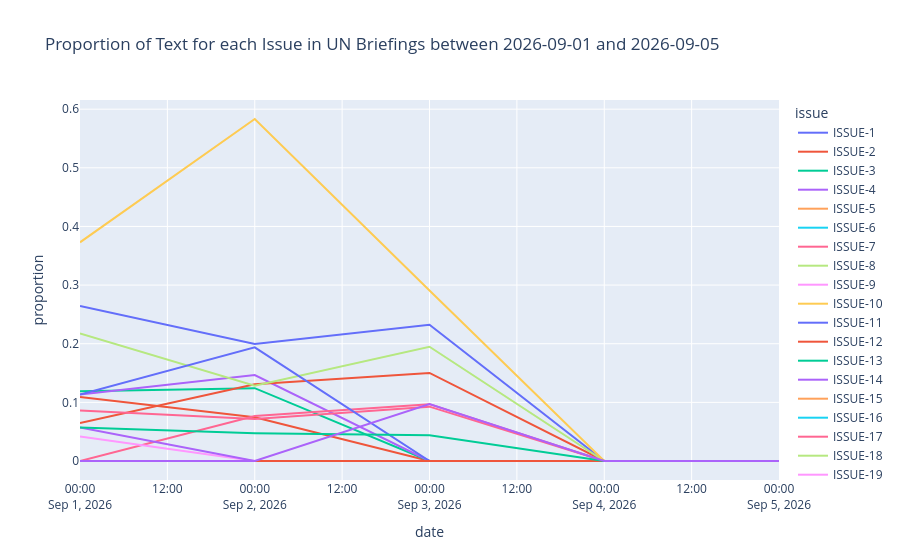

Write notebook code for a chart like this one.
### Code cell
issue_stats["proportion"] = (
    issue_stats["issue_length"] / issue_stats["total_length"]
).fillna(0)

fig_3 = px.line(
    issue_stats,
    x="date",
    y="proportion",
    color="issue",
    markers=False,
    title=f"Proportion of Text for each Issue in UN Briefings between {start_date} and {end_date}"
)

fig_3.show()

### Figure 1 — Plotly figure (JSON) as saved in the notebook; plotly's stock layout.template omitted (floating-point values rounded to 4 significant figures)
{"data": [{"hovertemplate": "issue=ISSUE-1<br>date=%{x}<br>proportion=%{y}<extra></extra>", "legendgroup": "ISSUE-1", "line": {"color": "#636efa", "dash": "solid"}, "marker": {"symbol": "circle"}, "mode": "lines", "name": "ISSUE-1", "orientation": "v", "showlegend": true, "type": "scatter", "x": ["2026-09-01T00:00:00.000000", "2026-09-02T00:00:00.000000", "2026-09-03T00:00:00.000000", "2026-09-04T00:00:00.000000", "2026-09-05T00:00:00.000000"], "xaxis": "x", "y": [0.2645, 0.1997, 0.2323, 0.0, 0.0], "yaxis": "y"}, {"hovertemplate": "issue=ISSUE-2<br>date=%{x}<br>proportion=%{y}<extra></extra>", "legendgroup": "ISSUE-2", "line": {"color": "#EF553B", "dash": "solid"}, "marker": {"symbol": "circle"}, "mode": "lines", "name": "ISSUE-2", "orientation": "v", "showlegend": true, "type": "scatter", "x": ["2026-09-01T00:00:00.000000", "2026-09-02T00:00:00.000000", "2026-09-03T00:00:00.000000", "2026-09-04T00:00:00.000000", "2026-09-05T00:00:00.000000"], "xaxis": "x", "y": [0.1093, 0.0745, 0.0, 0.0, 0.0], "yaxis": "y"}, {"hovertemplate": "issue=ISSUE-3<br>date=%{x}<br>proportion=%{y}<extra></extra>", "legendgroup": "ISSUE-3", "line": {"color": "#00cc96", "dash": "solid"}, "marker": {"symbol": "circle"}, "mode": "lines", "name": "ISSUE-3", "orientation": "v", "showlegend": true, "type": "scatter", "x": ["2026-09-01T00:00:00.000000", "2026-09-02T00:00:00.000000", "2026-09-03T00:00:00.000000", "2026-09-04T00:00:00.000000", "2026-09-05T00:00:00.000000"], "xaxis": "x", "y": [0.1191, 0.1242, 0.0, 0.0, 0.0], "yaxis": "y"}, {"hovertemplate": "issue=ISSUE-4<br>date=%{x}<br>proportion=%{y}<extra></extra>", "legendgroup": "ISSUE-4", "line": {"color": "#ab63fa", "dash": "solid"}, "marker": {"symbol": "circle"}, "mode": "lines", "name": "ISSUE-4", "orientation": "v", "showlegend": true, "type": "scatter", "x": ["2026-09-01T00:00:00.000000", "2026-09-02T00:00:00.000000", "2026-09-03T00:00:00.000000", "2026-09-04T00:00:00.000000", "2026-09-05T00:00:00.000000"], "xaxis": "x", "y": [0.1134, 0.1467, 0.0, 0.0, 0.0], "yaxis": "y"}, {"hovertemplate": "issue=ISSUE-5<br>date=%{x}<br>proportion=%{y}<extra></extra>", "legendgroup": "ISSUE-5", "line": {"color": "#FFA15A", "dash": "solid"}, "marker": {"symbol": "circle"}, "mode": "lines", "name": "ISSUE-5", "orientation": "v", "showlegend": true, "type": "scatter", "x": ["2026-09-01T00:00:00.000000", "2026-09-02T00:00:00.000000", "2026-09-03T00:00:00.000000", "2026-09-04T00:00:00.000000", "2026-09-05T00:00:00.000000"], "xaxis": "x", "y": [0.0, 0.0, 0.0, 0.0, 0.0], "yaxis": "y"}, {"hovertemplate": "issue=ISSUE-6<br>date=%{x}<br>proportion=%{y}<extra></extra>", "legendgroup": "ISSUE-6", "line": {"color": "#19d3f3", "dash": "solid"}, "marker": {"symbol": "circle"}, "mode": "lines", "name": "ISSUE-6", "orientation": "v", "showlegend": true, "type": "scatter", "x": ["2026-09-01T00:00:00.000000", "2026-09-02T00:00:00.000000", "2026-09-03T00:00:00.000000", "2026-09-04T00:00:00.000000", "2026-09-05T00:00:00.000000"], "xaxis": "x", "y": [0.0, 0.0, 0.0, 0.0, 0.0], "yaxis": "y"}, {"hovertemplate": "issue=ISSUE-7<br>date=%{x}<br>proportion=%{y}<extra></extra>", "legendgroup": "ISSUE-7", "line": {"color": "#FF6692", "dash": "solid"}, "marker": {"symbol": "circle"}, "mode": "lines", "name": "ISSUE-7", "orientation": "v", "showlegend": true, "type": "scatter", "x": ["2026-09-01T00:00:00.000000", "2026-09-02T00:00:00.000000", "2026-09-03T00:00:00.000000", "2026-09-04T00:00:00.000000", "2026-09-05T00:00:00.000000"], "xaxis": "x", "y": [0.0, 0.07684, 0.09691, 0.0, 0.0], "yaxis": "y"}, {"hovertemplate": "issue=ISSUE-8<br>date=%{x}<br>proportion=%{y}<extra></extra>", "legendgroup": "ISSUE-8", "line": {"color": "#B6E880", "dash": "solid"}, "marker": {"symbol": "circle"}, "mode": "lines", "name": "ISSUE-8", "orientation": "v", "showlegend": true, "type": "scatter", "x": ["2026-09-01T00:00:00.000000", "2026-09-02T00:00:00.000000", "2026-09-03T00:00:00.000000", "2026-09-04T00:00:00.000000", "2026-09-05T00:00:00.000000"], "xaxis": "x", "y": [0.0, 0.0, 0.0, 0.0, 0.0], "yaxis": "y"}, {"hovertemplate": "issue=ISSUE-9<br>date=%{x}<br>proportion=%{y}<extra></extra>", "legendgroup": "ISSUE-9", "line": {"color": "#FF97FF", "dash": "solid"}, "marker": {"symbol": "circle"}, "mode": "lines", "name": "ISSUE-9", "orientation": "v", "showlegend": true, "type": "scatter", "x": ["2026-09-01T00:00:00.000000", "2026-09-02T00:00:00.000000", "2026-09-03T00:00:00.000000", "2026-09-04T00:00:00.000000", "2026-09-05T00:00:00.000000"], "xaxis": "x", "y": [0.04162, 0.0, 0.0, 0.0, 0.0], "yaxis": "y"}, {"hovertemplate": "issue=ISSUE-10<br>date=%{x}<br>proportion=%{y}<extra></extra>", "legendgroup": "ISSUE-10", "line": {"color": "#FECB52", "dash": "solid"}, "marker": {"symbol": "circle"}, "mode": "lines", "name": "ISSUE-10", "orientation": "v", "showlegend": true, "type": "scatter", "x": ["2026-09-01T00:00:00.000000", "2026-09-02T00:00:00.000000", "2026-09-03T00:00:00.000000", "2026-09-04T00:00:00.000000", "2026-09-05T00:00:00.000000"], "xaxis": "x", "y": [0.0, 0.0, 0.0, 0.0, 0.0], "yaxis": "y"}, {"hovertemplate": "issue=ISSUE-11<br>date=%{x}<br>proportion=%{y}<extra></extra>", "legendgroup": "ISSUE-11", "line": {"color": "#636efa", "dash": "solid"}, "marker": {"symbol": "circle"}, "mode": "lines", "name": "ISSUE-11", "orientation": "v", "showlegend": true, "type": "scatter", "x": ["2026-09-01T00:00:00.000000", "2026-09-02T00:00:00.000000", "2026-09-03T00:00:00.000000", "2026-09-04T00:00:00.000000", "2026-09-05T00:00:00.000000"], "xaxis": "x", "y": [0.0, 0.0, 0.0, 0.0, 0.0], "yaxis": "y"}, {"hovertemplate": "issue=ISSUE-12<br>date=%{x}<br>proportion=%{y}<extra></extra>", "legendgroup": "ISSUE-12", "line": {"color": "#EF553B", "dash": "solid"}, "marker": {"symbol": "circle"}, "mode": "lines", "name": "ISSUE-12", "orientation": "v", "showlegend": true, "type": "scatter", "x": ["2026-09-01T00:00:00.000000", "2026-09-02T00:00:00.000000", "2026-09-03T00:00:00.000000", "2026-09-04T00:00:00.000000", "2026-09-05T00:00:00.000000"], "xaxis": "x", "y": [0.06463, 0.131, 0.1502, 0.0, 0.0], "yaxis": "y"}, {"hovertemplate": "issue=ISSUE-13<br>date=%{x}<br>proportion=%{y}<extra></extra>", "legendgroup": "ISSUE-13", "line": {"color": "#00cc96", "dash": "solid"}, "marker": {"symbol": "circle"}, "mode": "lines", "name": "ISSUE-13", "orientation": "v", "showlegend": true, "type": "scatter", "x": ["2026-09-01T00:00:00.000000", "2026-09-02T00:00:00.000000", "2026-09-03T00:00:00.000000", "2026-09-04T00:00:00.000000", "2026-09-05T00:00:00.000000"], "xaxis": "x", "y": [0.0, 0.0, 0.0, 0.0, 0.0], "yaxis": "y"}, {"hovertemplate": "issue=ISSUE-14<br>date=%{x}<br>proportion=%{y}<extra></extra>", "legendgroup": "ISSUE-14", "line": {"color": "#ab63fa", "dash": "solid"}, "marker": {"symbol": "circle"}, "mode": "lines", "name": "ISSUE-14", "orientation": "v", "showlegend": true, "type": "scatter", "x": ["2026-09-01T00:00:00.000000", "2026-09-02T00:00:00.000000", "2026-09-03T00:00:00.000000", "2026-09-04T00:00:00.000000", "2026-09-05T00:00:00.000000"], "xaxis": "x", "y": [0.05703, 0.0, 0.0, 0.0, 0.0], "yaxis": "y"}, {"hovertemplate": "issue=ISSUE-15<br>date=%{x}<br>proportion=%{y}<extra></extra>", "legendgroup": "ISSUE-15", "line": {"color": "#FFA15A", "dash": "solid"}, "marker": {"symbol": "circle"}, "mode": "lines", "name": "ISSUE-15", "orientation": "v", "showlegend": true, "type": "scatter", "x": ["2026-09-01T00:00:00.000000", "2026-09-02T00:00:00.000000", "2026-09-03T00:00:00.000000", "2026-09-04T00:00:00.000000", "2026-09-05T00:00:00.000000"], "xaxis": "x", "y": [0.0, 0.0, 0.0, 0.0, 0.0], "yaxis": "y"}, {"hovertemplate": "issue=ISSUE-16<br>date=%{x}<br>proportion=%{y}<extra></extra>", "legendgroup": "ISSUE-16", "line": {"color": "#19d3f3", "dash": "solid"}, "marker": {"symbol": "circle"}, "mode": "lines", "name": "ISSUE-16", "orientation": "v", "showlegend": true, "type": "scatter", "x": ["2026-09-01T00:00:00.000000", "2026-09-02T00:00:00.000000", "2026-09-03T00:00:00.000000", "2026-09-04T00:00:00.000000", "2026-09-05T00:00:00.000000"], "xaxis": "x", "y": [0.0, 0.0, 0.0, 0.0, 0.0], "yaxis": "y"}, {"hovertemplate": "issue=ISSUE-17<br>date=%{x}<br>proportion=%{y}<extra></extra>", "legendgroup": "ISSUE-17", "line": {"color": "#FF6692", "dash": "solid"}, "marker": {"symbol": "circle"}, "mode": "lines", "name": "ISSUE-17", "orientation": "v", "showlegend": true, "type": "scatter", "x": ["2026-09-01T00:00:00.000000", "2026-09-02T00:00:00.000000", "2026-09-03T00:00:00.000000", "2026-09-04T00:00:00.000000", "2026-09-05T00:00:00.000000"], "xaxis": "x", "y": [0.08604, 0.07156, 0.09271, 0.0, 0.0], "yaxis": "y"}, {"hovertemplate": "issue=ISSUE-18<br>date=%{x}<br>proportion=%{y}<extra></extra>", "legendgroup": "ISSUE-18", "line": {"color": "#B6E880", "dash": "solid"}, "marker": {"symbol": "circle"}, "mode": "lines", "name": "ISSUE-18", "orientation": "v", "showlegend": true, "type": "scatter", "x": ["2026-09-01T00:00:00.000000", "2026-09-02T00:00:00.000000", "2026-09-03T00:00:00.000000", "2026-09-04T00:00:00.000000", "2026-09-05T00:00:00.000000"], "xaxis": "x", "y": [0.2177, 0.1283, 0.1949, 0.0, 0.0], "yaxis": "y"}, {"hovertemplate": "issue=ISSUE-19<br>date=%{x}<br>proportion=%{y}<extra></extra>", "legendgroup": "ISSUE-19", "line": {"color": "#FF97FF", "dash": "solid"}, "marker": {"symbol": "circle"}, "mode": "lines", "name": "ISSUE-19", "orientation": "v", "showlegend": true, "type": "scatter", "x": ["2026-09-01T00:00:00.000000", "2026-09-02T00:00:00.000000", "2026-09-03T00:00:00.000000", "2026-09-04T00:00:00.000000", "2026-09-05T00:00:00.000000"], "xaxis": "x", "y": [0.0, 0.0, 0.0, 0.0, 0.0], "yaxis": "y"}, {"hovertemplate": "issue=ISSUE-20<br>date=%{x}<br>proportion=%{y}<extra></extra>", "legendgroup": "ISSUE-20", "line": {"color": "#FECB52", "dash": "solid"}, "marker": {"symbol": "circle"}, "mode": "lines", "name": "ISSUE-20", "orientation": "v", "showlegend": true, "type": "scatter", "x": ["2026-09-01T00:00:00.000000", "2026-09-02T00:00:00.000000", "2026-09-03T00:00:00.000000", "2026-09-04T00:00:00.000000", "2026-09-05T00:00:00.000000"], "xaxis": "x", "y": [0.3729, 0.5832, 0.2906, 0.0, 0.0], "yaxis": "y"}, {"hovertemplate": "issue=ISSUE-21<br>date=%{x}<br>proportion=%{y}<extra></extra>", "legendgroup": "ISSUE-21", "line": {"color": "#636efa", "dash": "solid"}, "marker": {"symbol": "circle"}, "mode": "lines", "name": "ISSUE-21", "orientation": "v", "showlegend": true, "type": "scatter", "x": ["2026-09-01T00:00:00.000000", "2026-09-02T00:00:00.000000", "2026-09-03T00:00:00.000000", "2026-09-04T00:00:00.000000", "2026-09-05T00:00:00.000000"], "xaxis": "x", "y": [0.1134, 0.1939, 0.0, 0.0, 0.0], "yaxis": "y"}, {"hovertemplate": "issue=ISSUE-22<br>date=%{x}<br>proportion=%{y}<extra></extra>", "legendgroup": "ISSUE-22", "line": {"color": "#EF553B", "dash": "solid"}, "marker": {"symbol": "circle"}, "mode": "lines", "name": "ISSUE-22", "orientation": "v", "showlegend": true, "type": "scatter", "x": ["2026-09-01T00:00:00.000000", "2026-09-02T00:00:00.000000", "2026-09-03T00:00:00.000000", "2026-09-04T00:00:00.000000", "2026-09-05T00:00:00.000000"], "xaxis": "x", "y": [0.0, 0.0, 0.0, 0.0, 0.0], "yaxis": "y"}, {"hovertemplate": "issue=ISSUE-23<br>date=%{x}<br>proportion=%{y}<extra></extra>", "legendgroup": "ISSUE-23", "line": {"color": "#00cc96", "dash": "solid"}, "marker": {"symbol": "circle"}, "mode": "lines", "name": "ISSUE-23", "orientation": "v", "showlegend": true, "type": "scatter", "x": ["2026-09-01T00:00:00.000000", "2026-09-02T00:00:00.000000", "2026-09-03T00:00:00.000000", "2026-09-04T00:00:00.000000", "2026-09-05T00:00:00.000000"], "xaxis": "x", "y": [0.05703, 0.0472, 0.04387, 0.0, 0.0], "yaxis": "y"}, {"hovertemplate": "issue=ISSUE-24<br>date=%{x}<br>proportion=%{y}<extra></extra>", "legendgroup": "ISSUE-24", "line": {"color": "#ab63fa", "dash": "solid"}, "marker": {"symbol": "circle"}, "mode": "lines", "name": "ISSUE-24", "orientation": "v", "showlegend": true, "type": "scatter", "x": ["2026-09-01T00:00:00.000000", "2026-09-02T00:00:00.000000", "2026-09-03T00:00:00.000000", "2026-09-04T00:00:00.000000", "2026-09-05T00:00:00.000000"], "xaxis": "x", "y": [0.0, 0.0, 0.09691, 0.0, 0.0], "yaxis": "y"}], "layout": {"legend": {"title": {"text": "issue"}, "tracegroupgap": 0}, "title": {"text": "Proportion of Text for each Issue in UN Briefings between 2026-09-01 and 2026-09-05"}, "xaxis": {"anchor": "y", "domain": [0, 1], "title": {"text": "date"}}, "yaxis": {"anchor": "x", "domain": [0, 1], "title": {"text": "proportion"}}}}
